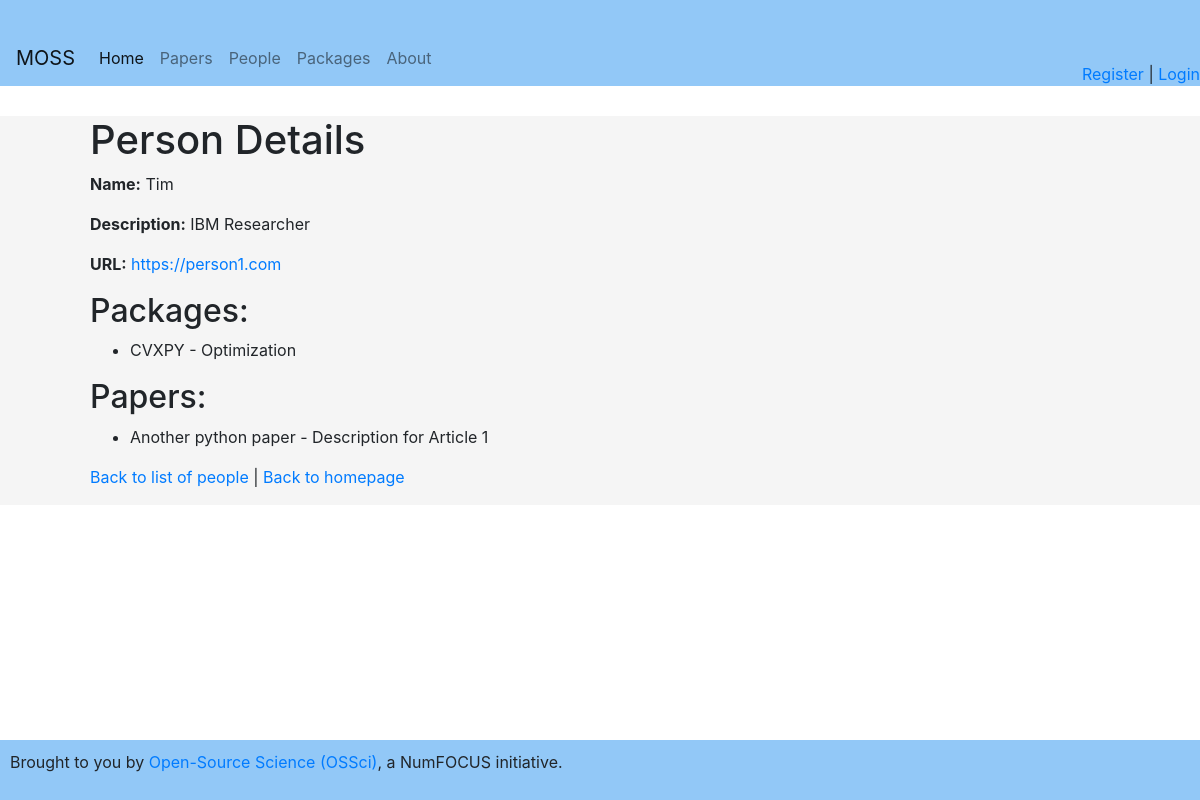
Page /persons/1 on the earlier database version.
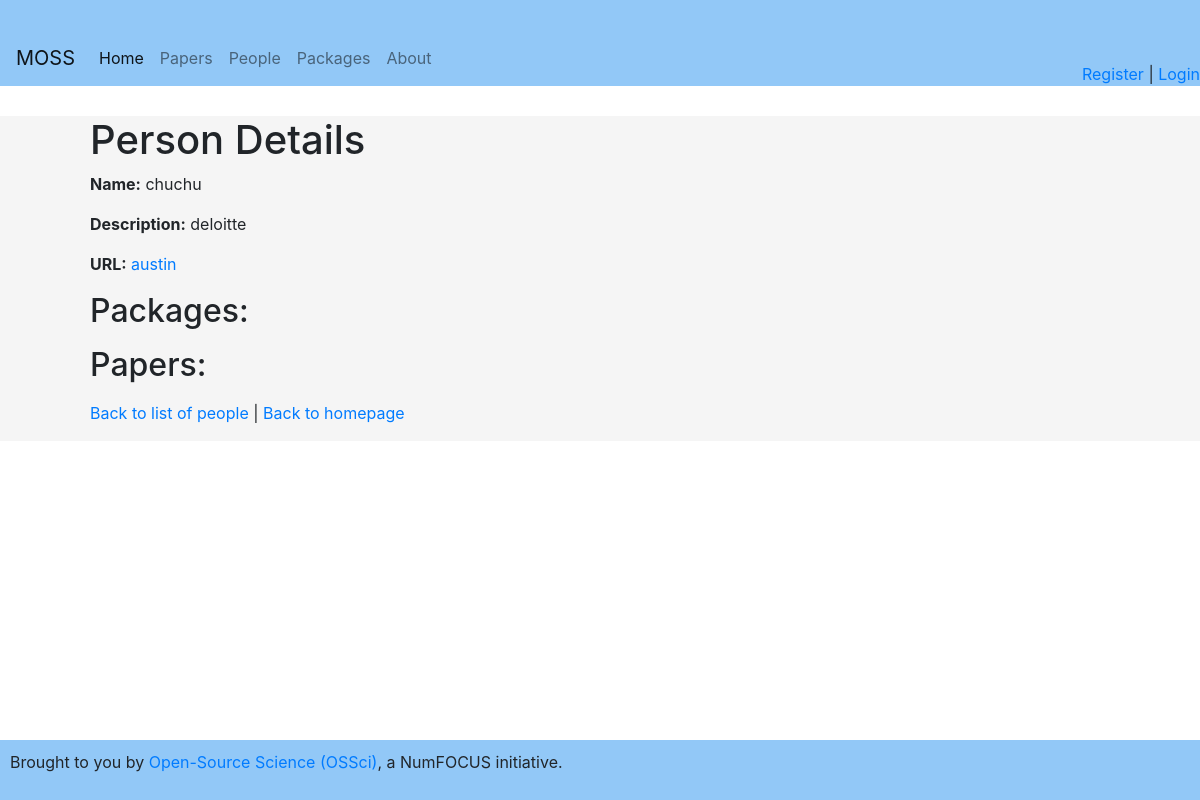
Same page on the later database version.
### app.py (models this page shows, shortened)
class Person(db.Model):
    __tablename__ = 'persons'
    id = db.Column(db.Integer, primary_key=True)
    name = db.Column(db.String(120), nullable=False)
    description = db.Column(db.String(500))
    url = db.Column(db.String(200))
    packages = relationship("PackagesPerPerson", back_populates="person")
    papers = relationship("PaperPerPerson", back_populates="person")

class PackagesPerPerson(db.Model):
    __tablename__ = 'packages_person'
    person_id = db.Column(db.Integer, ForeignKey('persons.id'), primary_key=True)
    tool_id = db.Column(db.Integer, ForeignKey('tools.id'), primary_key=True)
    tool = relationship("Tool", back_populates="persons")
    person = relationship("Person", back_populates="packages")

class Tool(db.Model):
    __tablename__ = 'tools'
    id = db.Column(db.Integer, primary_key=True)
    name = db.Column(db.String(120), nullable=False)
    description = db.Column(db.String(500))
    url = db.Column(db.String(200))
    persons = relationship("PackagesPerPerson", back_populates="tool")
    articles = relationship("PackagesPerPaper", back_populates="tool")

class PaperPerPerson(db.Model):
    __tablename__ = 'authors'
    person_id = db.Column(db.Integer, ForeignKey('persons.id'), primary_key=True)
    article_id = db.Column(db.Integer, ForeignKey('articles.id'), primary_key=True)
    article = relationship("Article", back_populates="persons")
    person = relationship("Person", back_populates="papers")

class Article(db.Model):
    __tablename__ = 'articles'
    id = db.Column(db.Integer, primary_key=True)
    title = db.Column(db.String(120), nullable=False)
    description = db.Column(db.String(500))
    url = db.Column(db.String(200))
    packages = relationship("PackagesPerPaper", back_populates="article")
    persons = relationship("PaperPerPerson", back_populates="article")

### app.py (the view)
@app.route('/persons/<int:person_id>')
def person_detail(person_id):
    person = Person.query.get_or_404(person_id)
    return render_template('person_detail.html', person=person)

### app.py (called while the page is built)
@app.context_processor
def inject_current_user():
    return dict(current_user=current_user)

### templates/person_detail.html
{% extends 'base.html' %}
{% block content %}
<h1>Person Details</h1>
<p><strong>Name:</strong> {{ person.name }}</p>
<p><strong>Description:</strong> {{ person.description }}</p>
<p><strong>URL:</strong> <a href="{{ person.url }}">{{ person.url }}</a></p>
<h2>Packages:</h2>
<ul>
    {% for package in person.packages %}
        <li>{{ package.tool.name }} - {{ package.tool.description }}</li>
    {% endfor %}
</ul>
<h2>Papers:</h2>
<ul>
    {% for paper in person.papers %}
        <li>{{ paper.article.title }} - {{ paper.article.description }}</li>
    {% endfor %}
</ul>
<p>
  <a href="{{ url_for('persons') }}">Back to list of people</a> |
  <a href="{{ url_for('index') }}">Back to homepage</a>
</p>
{% endblock %}

Differences in the rows shown:
removed PackagesPerPerson: tool.name "CVXPY", tool.description "Optimization"
removed PaperPerPerson: article "Another python paper", article.description "Description for Article 1"
changed Person: name "Tim" → "chuchu"; description "IBM Researcher" → "deloitte"; url "https://person1.com" → "austin"
